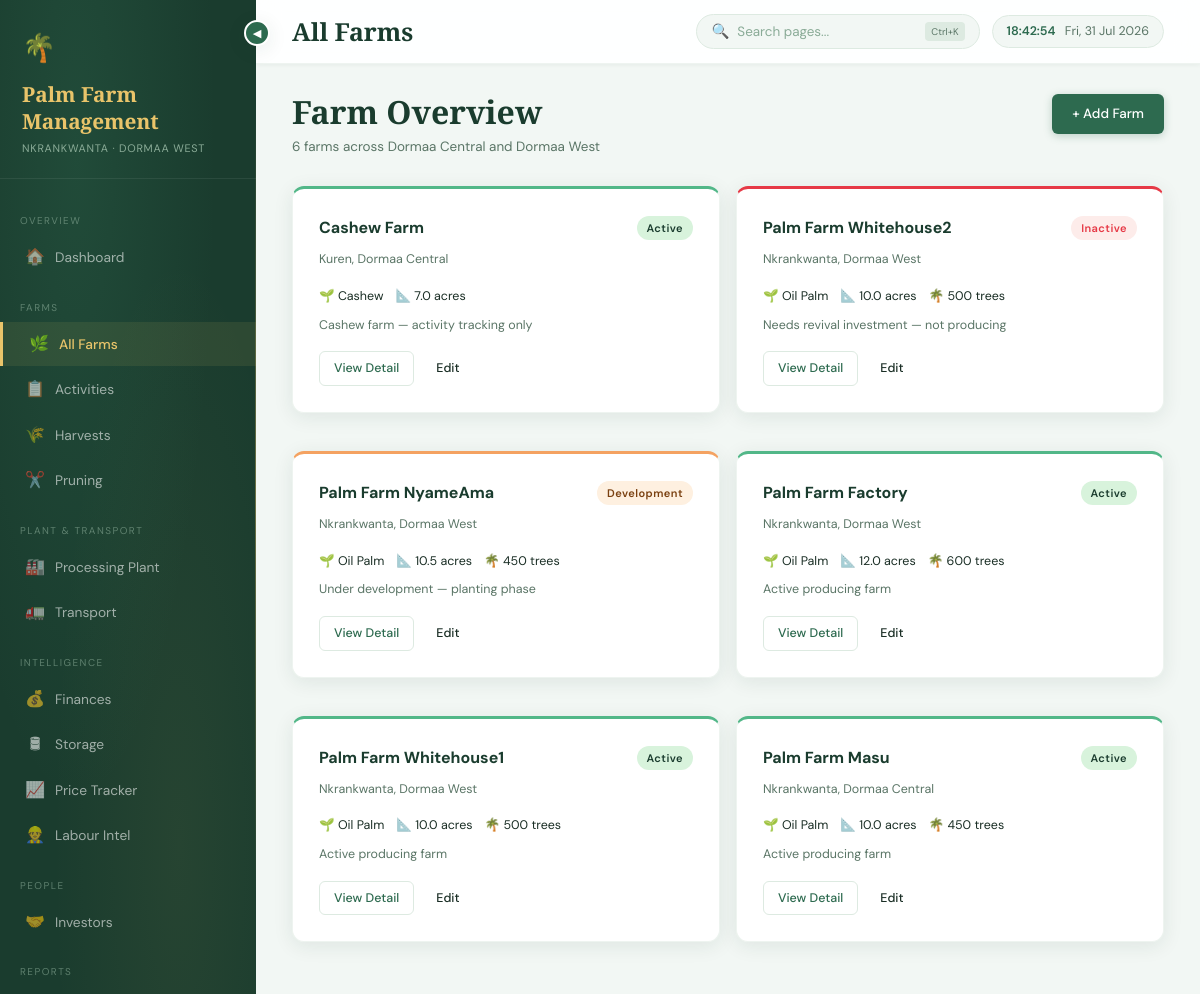
/farms/, run on the app's committed database.
### tables this page shows
CREATE TABLE farms (
    id              INTEGER PRIMARY KEY AUTOINCREMENT,
    name            TEXT NOT NULL,
    location        TEXT,
    constituency    TEXT,
    size_acres      REAL,
    crop_type       TEXT CHECK(crop_type IN ('Oil Palm', 'Cashew')),
    status          TEXT CHECK(status IN ('Active', 'Inactive', 'Development')),
    total_trees     INTEGER DEFAULT 0,
    notes           TEXT,
    created_at      DATE DEFAULT (DATE('now'))
);

### routes/farms.py (the view)
@farms_bp.route('/')
def index():
    farms = get_all_farms()
    return render_template('farms/index.html', farms=farms)

### database/db.py (called while the page is built)
def get_connection():
    conn = sqlite3.connect(DB_PATH)
    conn.row_factory = sqlite3.Row
    conn.execute("PRAGMA foreign_keys = ON")
    return conn

def query(sql, params=(), one=False):
    conn = get_connection()
    cur = conn.execute(sql, params)
    rv = cur.fetchone() if one else cur.fetchall()
    conn.close()
    return rv

def get_all_farms():
    return query("SELECT * FROM farms ORDER BY id")

### templates/farms/index.html (shortened to what this page needs)
{% extends 'base.html' %}
{% block page_title %}All Farms{% endblock %}
{% block content %}
<div class="page-header">
  <div><h2>Farm Overview</h2><p>6 farms across Dormaa Central and Dormaa West</p></div>
  <a href="{{ url_for('farms.add') }}" class="btn btn-primary">+ Add Farm</a>
</div>
<div style="display:grid;grid-template-columns:repeat(auto-fill,minmax(300px,1fr));gap:16px;">
{% for farm in farms %}
<div class="card" style="border-top:3px solid {% if farm['status']=='Active' %}var(--green-light){% elif farm['status']=='Inactive' %}var(--red){% else %}var(--amber){% endif %};">
  <div class="flex justify-between items-center mb-1">
    <strong style="font-size:1rem;color:var(--green-dark);">{{ farm['name'] }}</strong>
    <span class="badge {% if farm['status']=='Active' %}badge-green{% elif farm['status']=='Inactive' %}badge-red{% else %}badge-amber{% endif %}">{{ farm['status'] }}</span>
  </div>
  <div class="small muted">{{ farm['location'] }}, {{ farm['constituency'] }}</div>
  <div class="flex gap-3 mt-2 small">
    <span>🌱 {{ farm['crop_type'] }}</span>
    <span>📐 {{ farm['size_acres'] }} acres</span>
    {% if farm['total_trees'] and farm['total_trees'] > 0 %}
    <span>🌴 {{ '{:,}'.format(farm['total_trees']) }} trees</span>
    {% elif farm['crop_type'] == 'Oil Palm' %}
    <span style="color:var(--amber);">🌴 Set tree count</span>
    {% endif %}
  </div>
  {% if farm['notes'] %}<div class="small muted mt-1">{{ farm['notes'] }}</div>{% endif %}
  <div class="flex gap-2 mt-2">
    <a href="{{ url_for('farms.detail', farm_id=farm['id']) }}" class="btn btn-outline btn-sm">View Detail</a>
    <a href="{{ url_for('farms.edit', farm_id=farm['id']) }}" class="btn btn-sm" style="background:var(--grey-light);color:var(--grey-dark);">Edit</a>
  </div>
</div>
{% endfor %}
</div>
{% endblock %}

### templates/base.html (shortened to what this page needs)
<!DOCTYPE html>
<html lang="en">
<head>
</head>
<body>
<button class="sb-toggle" id="sbToggle" title="Toggle sidebar (Ctrl+B)">&#9664;</button>
<aside class="sidebar" id="mainSidebar">
  <div class="sidebar-brand">
    <span class="sidebar-brand-icon">🌴</span>
    <h1>Palm Farm<br>Management</h1>
    <p>Nkrankwanta · Dormaa West</p>
  </div>
  <nav>
    <div class="nav-section">Overview</div>
    <a href="{{ url_for('dashboard.index') }}"
       class="nav-link {% if request.endpoint == 'dashboard.index' %}active{% endif %}">
      <span class="icon">🏠</span>
      <span class="nav-link-label">Dashboard</span>
    </a>
    <div class="nav-section">Farms</div>
    <a href="{{ url_for('farms.index') }}"
       class="nav-link {% if request.endpoint and 'farms.' in request.endpoint %}active{% endif %}">
      <span class="icon">🌿</span><span class="nav-link-label">All Farms</span>
    </a>
    <a href="{{ url_for('activities.index') }}"
       class="nav-link {% if request.endpoint and 'activities.' in request.endpoint %}active{% endif %}">
      <span class="icon">📋</span><span class="nav-link-label">Activities</span>
    </a>
    <a href="{{ url_for('harvests.index') }}"
       class="nav-link {% if request.endpoint and 'harvests.' in request.endpoint %}active{% endif %}">
      <span class="icon">🌾</span><span class="nav-link-label">Harvests</span>
    </a>
    <a href="{{ url_for('pruning.index') }}"
       class="nav-link {% if request.endpoint and 'pruning.' in request.endpoint %}active{% endif %}">
      <span class="icon">✂️</span><span class="nav-link-label">Pruning</span>
    </a>
    <div class="nav-section">Plant & Transport</div>
    <a href="{{ url_for('plant.index') }}"
       class="nav-link {% if request.endpoint and 'plant.' in request.endpoint %}active{% endif %}">
      <span class="icon">🏭</span><span class="nav-link-label">Processing Plant</span>
    </a>
    <a href="{{ url_for('transport.index') }}"
       class="nav-link {% if request.endpoint and 'transport.' in request.endpoint %}active{% endif %}">
      <span class="icon">🚛</span><span class="nav-link-label">Transport</span>
    </a>
    <div class="nav-section">Intelligence</div>
    <a href="{{ url_for('finances.index') }}"
       class="nav-link {% if request.endpoint and 'finances.' in request.endpoint %}active{% endif %}">
      <span class="icon">💰</span><span class="nav-link-label">Finances</span>
    </a>
    <a href="{{ url_for('storage.index') }}"
       class="nav-link {% if request.endpoint and 'storage.' in request.endpoint %}active{% endif %}">
      <span class="icon">🛢</span><span class="nav-link-label">Storage</span>
    </a>
    <a href="{{ url_for('prices.index') }}"
       class="nav-link {% if request.endpoint and 'prices.' in request.endpoint %}active{% endif %}">
      <span class="icon">📈</span><span class="nav-link-label">Price Tracker</span>
    </a>
    <a href="{{ url_for('labour.index') }}"
       class="nav-link {% if request.endpoint and 'labour.' in request.endpoint %}active{% endif %}">
      <span class="icon">👷</span><span class="nav-link-label">Labour Intel</span>
    </a>
    <div class="nav-section">People</div>
    <a href="{{ url_for('investors.index') }}"
       class="nav-link {% if request.endpoint and 'investors.' in request.endpoint %}active{% endif %}">
      <span class="icon">🤝</span><span class="nav-link-label">Investors</span>
    </a>
    <div class="nav-section">Reports</div>
    <a href="{{ url_for('reports.index') }}"
       class="nav-link {% if request.endpoint and 'reports.' in request.endpoint %}active{% endif %}">
    </a>
  </nav>
</aside>
<div class="main">
  <div class="topbar">
    <h2>{% block page_title %}Dashboard{% endblock %}</h2>
    <div class="flex items-center gap-3">
      <div class="search-wrap">
        <div class="search-box">
          <span style="color:var(--ink-soft);font-size:0.9rem;">🔍</span>
          <input id="searchInput" placeholder="Search pages..." autocomplete="off">
          <span class="search-shortcut">Ctrl+K</span>
        </div>
      </div>
      <div class="topbar-date">
        <span id="liveClock" style="font-variant-numeric:tabular-nums;font-weight:600;color:var(--green-mid);margin-right:6px;"></span>
        <span id="topbar-date"></span>
      </div>
    </div>
  </div>
  <div class="page-content">
    {% block content %}{% endblock %}
  </div>
</div>
</body>
</html>

### data on the page
farms: name "Cashew Farm", status "Active", location "Kuren", constituency "Dormaa Central", crop_type "Cashew", size_acres "7.0", notes "Cashew farm — activity tracking only"
farms: name "Palm Farm Whitehouse2", status "Inactive", location "Nkrankwanta", constituency "Dormaa West", crop_type "Oil Palm", size_acres "10.0", total_trees "500", notes "Needs revival investment — not producing"
farms: name "Palm Farm NyameAma", status "Development", location "Nkrankwanta", constituency "Dormaa West", crop_type "Oil Palm", size_acres "10.5", total_trees "450", notes "Under development — planting phase"
farms: name "Palm Farm Factory", status "Active", location "Nkrankwanta", constituency "Dormaa West", crop_type "Oil Palm", size_acres "12.0", total_trees "600", notes "Active producing farm"
farms: name "Palm Farm Whitehouse1", status "Active", location "Nkrankwanta", constituency "Dormaa West", crop_type "Oil Palm", size_acres "10.0", total_trees "500", notes "Active producing farm"
farms: name "Palm Farm Masu", status "Active", location "Nkrankwanta", constituency "Dormaa Central", crop_type "Oil Palm", size_acres "10.0", total_trees "450", notes "Active producing farm"
